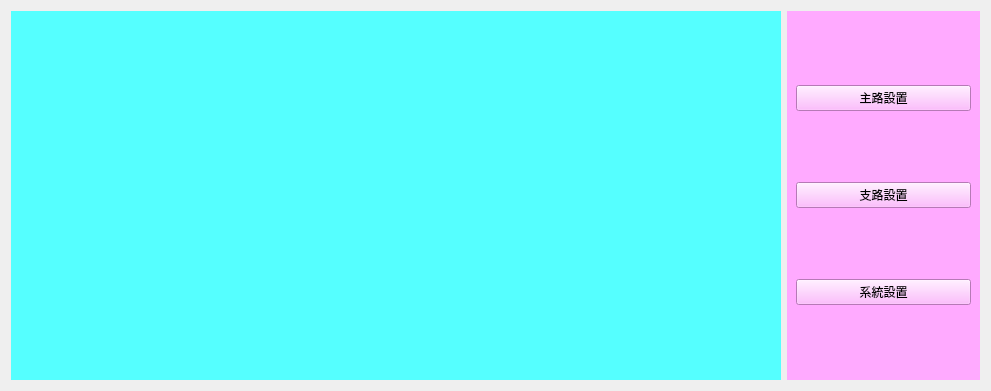
<?xml version="1.0" encoding="UTF-8"?>
<ui version="4.0">
 <class>SettingWid</class>
 <widget class="QWidget" name="SettingWid">
  <property name="geometry">
   <rect>
    <x>0</x>
    <y>0</y>
    <width>991</width>
    <height>391</height>
   </rect>
  </property>
  <property name="windowTitle">
   <string>Form</string>
  </property>
  <layout class="QHBoxLayout" name="horizontalLayout" stretch="4,1">
   <item>
    <widget class="QStackedWidget" name="stackedWidget">
     <property name="styleSheet">
      <string notr="true">background-color: rgb(85, 255, 255);</string>
     </property>
     <widget class="QWidget" name="page"/>
     <widget class="QWidget" name="page_2"/>
    </widget>
   </item>
   <item>
    <widget class="QWidget" name="widget" native="true">
     <property name="styleSheet">
      <string notr="true">background-color: rgb(255, 170, 255);</string>
     </property>
     <layout class="QVBoxLayout" name="verticalLayout" stretch="2,0,0">
      <item>
       <widget class="QPushButton" name="pushButton">
        <property name="text">
         <string>主路設置</string>
        </property>
       </widget>
      </item>
      <item>
       <widget class="QPushButton" name="pushButton_2">
        <property name="text">
         <string>支路設置</string>
        </property>
       </widget>
      </item>
      <item>
       <widget class="QPushButton" name="pushButton_3">
        <property name="text">
         <string>系統設置</string>
        </property>
       </widget>
      </item>
     </layout>
    </widget>
   </item>
  </layout>
 </widget>
 <resources/>
 <connections/>
</ui>
